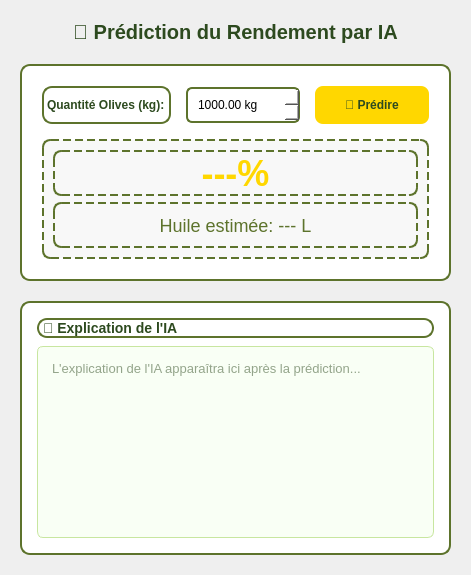
          <widget class="QWidget" name="tab3">
           <attribute name="title">
            <string>Prédiction Rendement</string>
           </attribute>
           <layout class="QVBoxLayout" name="tab3Layout">
            <property name="spacing">
             <number>20</number>
            </property>
            <property name="margin" stdset="0">
             <number>20</number>
            </property>
            <item>
             <widget class="QLabel" name="predTitle">
              <property name="styleSheet">
               <string>font-size: 20px; color: #2d4a1f; font-weight: bold;</string>
              </property>
              <property name="text">
               <string>🔮 Prédiction du Rendement par IA</string>
              </property>
              <property name="alignment">
               <set>Qt::AlignmentFlag::AlignCenter</set>
              </property>
             </widget>
            </item>
            <item>
             <widget class="QFrame" name="predFrame">
              <property name="styleSheet">
               <string>background: white; border: 2px solid #5d732c; border-radius: 10px;</string>
              </property>
              <layout class="QVBoxLayout" name="predLayout">
               <property name="spacing">
                <number>15</number>
               </property>
               <property name="margin" stdset="0">
                <number>20</number>
               </property>
               <item>
                <layout class="QHBoxLayout">
                 <item>
                  <widget class="QLabel" name="labelPredInput">
                   <property name="styleSheet">
                    <string>color: #2d4a1f; font-weight: bold;</string>
                   </property>
                   <property name="text">
                    <string>Quantité Olives (kg):</string>
                   </property>
                  </widget>
                 </item>
                 <item>
                  <widget class="QDoubleSpinBox" name="inputPredOlives">
                   <property name="styleSheet">
                    <string>padding: 8px; border: 2px solid #5d732c; border-radius: 6px;</string>
                   </property>
                   <property name="suffix">
                    <string> kg</string>
                   </property>
                   <property name="maximum">
                    <double>100000.000000000000000</double>
                   </property>
                   <property name="value">
                    <double>1000.000000000000000</double>
                   </property>
                  </widget>
                 </item>
                 <item>
                  <widget class="QPushButton" name="btnPredictProduction">
                   <property name="styleSheet">
                    <string>background: #ffd700; color: #2d4a1f; border: none; padding: 12px 30px; border-radius: 8px; font-weight: bold;</string>
                   </property>
                   <property name="text">
                    <string>🔮 Prédire</string>
                   </property>
                  </widget>
                 </item>
                </layout>
               </item>
               <item>
                <widget class="QFrame" name="predResult">
                 <property name="minimumSize">
                  <size>
                   <width>0</width>
                   <height>120</height>
                  </size>
                 </property>
                 <property name="styleSheet">
                  <string>background: #f8f8f8; border: 2px dashed #5d732c; border-radius: 8px;</string>
                 </property>
                 <layout class="QVBoxLayout">
                  <item>
                   <widget class="QLabel" name="valuePredRendement">
                    <property name="styleSheet">
                     <string>font-size: 36px; color: #ffd700; font-weight: bold;</string>
                    </property>
                    <property name="text">
                     <string>---%</string>
                    </property>
                    <property name="alignment">
                     <set>Qt::AlignmentFlag::AlignCenter</set>
                    </property>
                   </widget>
                  </item>
                  <item>
                   <widget class="QLabel" name="valuePredHuile">
                    <property name="styleSheet">
                     <string>font-size: 18px; color: #5d732c;</string>
                    </property>
                    <property name="text">
                     <string>Huile estimée: --- L</string>
                    </property>
                    <property name="alignment">
                     <set>Qt::AlignmentFlag::AlignCenter</set>
                    </property>
                   </widget>
                  </item>
                 </layout>
                </widget>
               </item>
              </layout>
             </widget>
            </item>
            <item>
             <widget class="QFrame" name="predExplicationFrame">
              <property name="styleSheet">
               <string>background: white; border: 2px solid #5d732c; border-radius: 10px;</string>
              </property>
              <layout class="QVBoxLayout" name="predExplicationLayout">
               <property name="spacing">
                <number>8</number>
               </property>
               <property name="margin" stdset="0">
                <number>15</number>
               </property>
               <item>
                <widget class="QLabel" name="predExplicationTitle">
                 <property name="styleSheet">
                  <string>color: #2d4a1f; font-size: 14px; font-weight: bold;</string>
                 </property>
                 <property name="text">
                  <string>🧠 Explication de l'IA</string>
                 </property>
                </widget>
               </item>
               <item>
                <widget class="QTextEdit" name="predExplicationText">
                 <property name="minimumSize">
                  <size>
                   <width>0</width>
                   <height>140</height>
                  </size>
                 </property>
                 <property name="styleSheet">
                  <string>padding: 10px; border: 1px solid #c8e6a0; border-radius: 6px; background: #f9fff5; color: #2d4a1f; font-size: 13px;</string>
                 </property>
                 <property name="readOnly">
                  <bool>true</bool>
                 </property>
                 <property name="placeholderText">
                  <string>L'explication de l'IA apparaîtra ici après la prédiction...</string>
                 </property>
                </widget>
               </item>
              </layout>
             </widget>
            </item>
           </layout>
          </widget>
